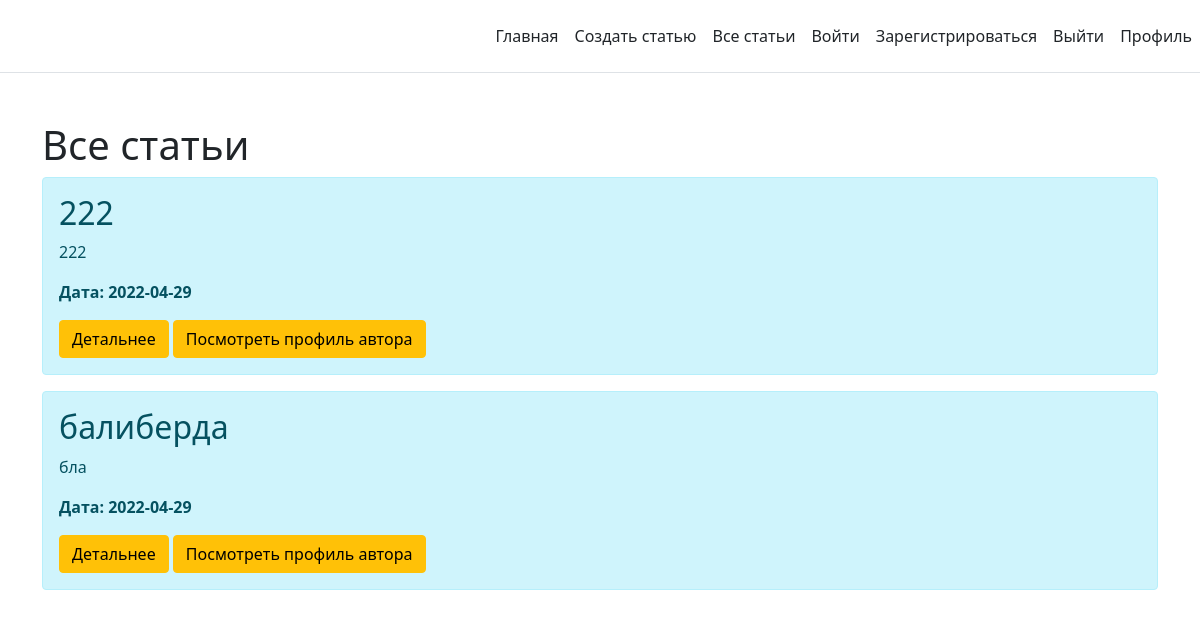
Page /posts on the earlier database version.
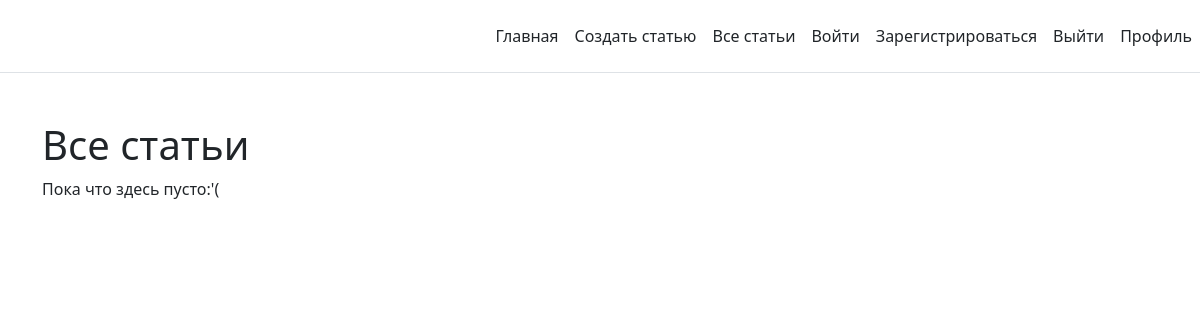
Same page on the later database version.
### app.py (models this page shows)
class Article(db.Model):
    id = db.Column(db.Integer, primary_key=True)
    title = db.Column(db.String(100), nullable=False)
    intro = db.Column(db.String(300), nullable=False)
    text = db.Column(db.Text, nullable=False)
    date = db.Column(db.DateTime, default=datetime.utcnow)
    author = db.Column(db.String(20), nullable=False)
    update_author = db.Column(db.String(20), nullable=True)

### app.py (the view)
@app.route('/posts')
def posts():
    articles = Article.query.order_by(Article.date.desc()).all()
    return render_template("posts.html", articles=articles)

### templates/posts.html (shortened to what this page needs)
{% extends 'base.html' %}
{% block body %}
<div class="container mt-5">
    <h1>Все статьи</h1>
    {% if articles|length > 0 %}
        {% for el in articles %}
        <div class="alert alert-info">
            <h2>{{ el.title }}</h2>
            <p>{{ el.intro }}</p>
            <p><b>Дата: {{ el.date.date() }}</b></p>
            <a href="/posts/{{ el.id }}" class="btn btn-warning">Детальнее</a>
            <a href="/profile/{{ el.author }}"
               class="btn btn-warning">Посмотреть
                профиль автора</a>
        </div>
        {% endfor %}
    {% else %}
    <p>Пока что здесь пусто:'(</p>
    {% endif %}
</div>
{% endblock %}

### templates/base.html (shortened to what this page needs)
<!doctype html>
<html lang="ru">
<head>
    <link rel="stylesheet"
          href="https://cdn.jsdelivr.net/npm/bootstrap@5.1.3/dist/css/bootstrap.min.css">
</head>
<body>
<header class="d-flex flex-wrap align-items-center justify-content-center justify-content-md-between py-3 mb-4 border-bottom">
      <a href="/" class="d-flex align-items-center col-md-3 mb-2 mb-md-0 text-dark text-decoration-none">
        <svg class="bi me-2" width="40" height="32" role="img" aria-label="Bootstrap"><use xlink:href="#bootstrap"></use></svg>
      </a>
      <ul class="nav col-12 col-md-auto mb-2 justify-content-center mb-md-0">
        <li><a href="/" class="nav-link px-2 link-dark"><ya-tr-span
                data-index="16-0" data-translated="true"
                data-source-lang="en" data-target-lang="ru" data-value="Home" data-translation="Главная" data-type="trSpan">Главная</ya-tr-span></a></li>
          <li><a href="/create-article"
                 class="nav-link px-2 link-dark"><ya-tr-span
                data-index="16-0" data-translated="true"
                data-source-lang="en" data-target-lang="ru" data-value="Home"
                data-translation="Главная" data-type="trSpan">Создать статью
                </ya-tr-span></a></li>
          <li><a href="/posts"
                 class="nav-link px-2 link-dark"><ya-tr-span
                data-index="16-0" data-translated="true"
                data-source-lang="en" data-target-lang="ru" data-value="Home"
                data-translation="Главная" data-type="trSpan">Все статьи
                </ya-tr-span></a></li>
          <li><a href="/login"
                 class="nav-link px-2 link-dark"><ya-tr-span
                data-index="16-0" data-translated="true"
                data-source-lang="en" data-target-lang="ru" data-value="Home"
                data-translation="Главная" data-type="trSpan">Войти
                </ya-tr-span></a></li>
          <li><a href="/register"
                 class="nav-link px-2 link-dark"><ya-tr-span
                data-index="16-0" data-translated="true"
                data-source-lang="en" data-target-lang="ru" data-value="Home"
                data-translation="Главная" data-type="trSpan">Зарегистрироваться
                </ya-tr-span></a></li>
           <li><a href="/logout"
                 class="nav-link px-2 link-dark"><ya-tr-span
                data-index="16-0" data-translated="true"
                data-source-lang="en" data-target-lang="ru" data-value="Home"
                data-translation="Главная" data-type="trSpan">Выйти
                </ya-tr-span></a></li>
          <li><a href="/about" class="nav-link px-2 link-dark"><ya-tr-span
                data-index="16-0" data-translated="true"
                data-source-lang="en" data-target-lang="ru"
                data-value="About" data-translation="О нас"
                data-type="trSpan">Профиль</ya-tr-span></a></li>
      </ul>
    </header>
{% block body %}{% endblock %}
</body>
</html>

Differences in the rows shown:
removed Article: title "222", intro "222", date "2022-04-29"
removed Article: title "балиберда", intro "бла", date "2022-04-29"
Other differences:
text now shown: "Пока что здесь пусто:'("
